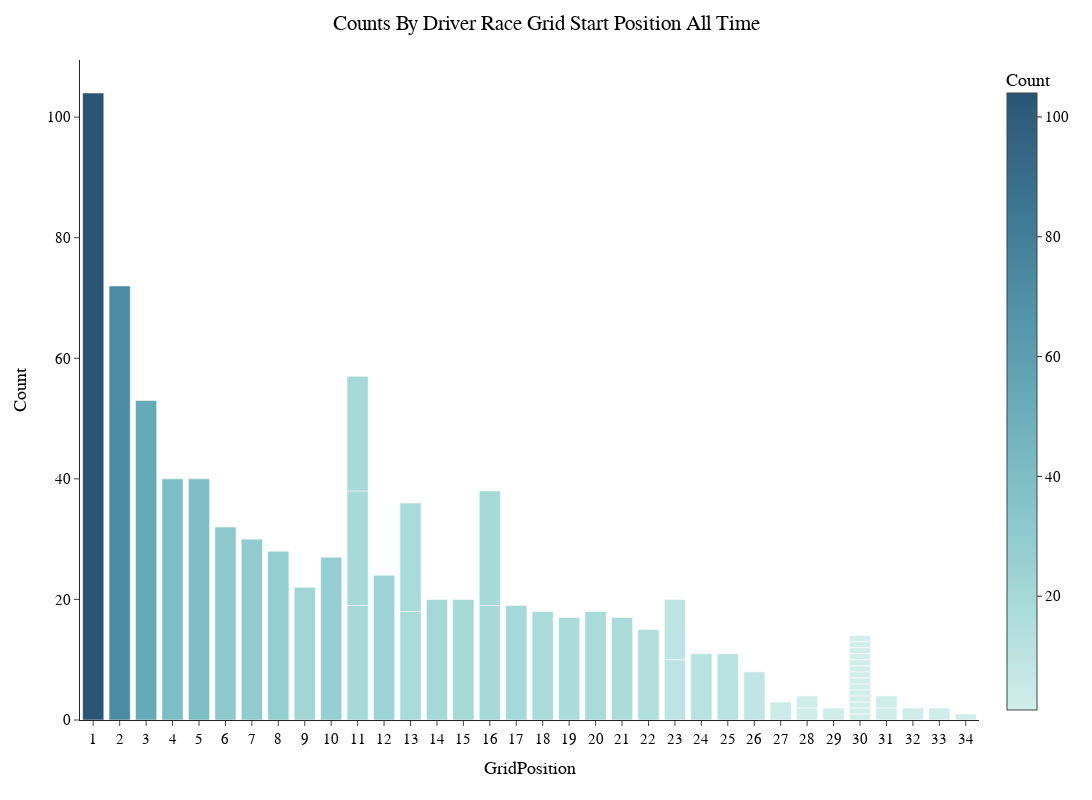

Source (notebook cell):
### Code cell
fig_top_grid=px.bar(grouped_top_grid, 
           x="GridPosition", 
           y="Count", 
           color='Count',
           height=800,
           width=1400,
           template='simple_white',
           color_continuous_scale=px.colors.sequential.Teal,
           hover_data=["Driver"]
        )

fig_top_grid.update_layout(
    title="Counts By Driver Race Grid Start Position All Time",
    hoverlabel=dict(
        bgcolor="white",
        font_size=15,
        font_family="PT Sans Narrow"
    ),
    title_x=0.5,
    yaxis = dict(tickfont = dict(size=15)),
    xaxis = dict(tickfont = dict(size=15),
                 tickmode = 'linear',
    tick0 = 1,
    dtick = 1),
    font=dict(
        family="PT Sans Narrow",
        size=15,
        color="Black"
    ),
    title_font_family="PT Sans Narrow"
)
# fig_top.update_traces(marker_color='#246DF8')

### Figure 1 — Plotly figure (JSON) as saved in the notebook; plotly's stock layout.template omitted (floating-point values rounded to 4 significant figures)
{"data": [{"alignmentgroup": "True", "customdata": [["Lewis Hamilton"], ["Lewis Hamilton"], ["Michael Schumacher"], ["Kimi Räikkönen"], ["Fernando Alonso"], ["Kimi Räikkönen"], ["Fernando Alonso"], ["Fernando Alonso"], ["Fernando Alonso"], ["Fernando Alonso"], ["Mark Webber"], ["Nico Hülkenberg"], ["Olivier Panis"], ["Jenson Button"], ["Fernando Alonso"], ["Rubens Barrichello"], ["Jenson Button"], ["Nick Heidfeld"], ["Kevin Magnussen"], ["Valtteri Bottas"], ["Kevin Magnussen"], ["Andrea de Cesaris"], ["Heikki Kovalainen"], ["Jarno Trulli"], ["Timo Glock"], ["Tarso Marques"], ["Andrea de Cesaris"], ["Piercarlo Ghinzani"], ["Narain Karthikeyan"], ["Piercarlo Ghinzani"], ["Piercarlo Ghinzani"], ["Jimmy Davies"], ["Al Keller"], ["Jim Rathmann"], ["Chuck Weyant"], ["Al Herman"], ["Alberto Ascari"], ["Bill Cheesbourg"], ["Cliff Griffith"], ["David Walker"], ["Gaetano Starrabba"], ["Gijs van Lennep"], ["Günther Bechem"], ["Jackie Holmes"], ["Johnnie Tolan"], ["Johnny Claes"], ["Lucien Bianchi"], ["Rodger Ward"], ["Tony Bettenhausen"], ["Johnnie Tolan"], ["Mike Magill"], ["Eddie Johnson"], ["Johnny McDowell"], ["Oswald Karch"]], "hovertemplate": "GridPosition=%{x}<br>Count=%{marker.color}<br>Driver=%{customdata[0]}<extra></extra>", "legendgroup": "", "marker": {"color": [104, 72, 53, 40, 40, 32, 30, 28, 22, 27, 19, 19, 19, 24, 18, 18, 20, 20, 19, 19, 19, 18, 17, 18, 17, 15, 10, 10, 11, 11, 8, 3, 2, 2, 2, 1, 1, 1, 1, 1, 1, 1, 1, 1, 1, 1, 1, 1, 1, 2, 2, 2, 2, 1], "coloraxis": "coloraxis", "pattern": {"shape": ""}}, "name": "", "offsetgroup": "", "orientation": "v", "showlegend": false, "textposition": "auto", "type": "bar", "x": [1, 2, 3, 4, 5, 6, 7, 8, 9, 10, 11, 11, 11, 12, 13, 13, 14, 15, 16, 16, 17, 18, 19, 20, 21, 22, 23, 23, 24, 25, 26, 27, 28, 28, 29, 30, 30, 30, 30, 30, 30, 30, 30, 30, 30, 30, 30, 30, 30, 31, 31, 32, 33, 34], "xaxis": "x", "y": [104, 72, 53, 40, 40, 32, 30, 28, 22, 27, 19, 19, 19, 24, 18, 18, 20, 20, 19, 19, 19, 18, 17, 18, 17, 15, 10, 10, 11, 11, 8, 3, 2, 2, 2, 1, 1, 1, 1, 1, 1, 1, 1, 1, 1, 1, 1, 1, 1, 2, 2, 2, 2, 1], "yaxis": "y"}], "layout": {"barmode": "relative", "coloraxis": {"colorbar": {"title": {"text": "Count"}}, "colorscale": [[0, "rgb(209, 238, 234)"], [0.1667, "rgb(168, 219, 217)"], [0.3333, "rgb(133, 196, 201)"], [0.5, "rgb(104, 171, 184)"], [0.6667, "rgb(79, 144, 166)"], [0.8333, "rgb(59, 115, 143)"], [1, "rgb(42, 86, 116)"]]}, "font": {"color": "Black", "family": "PT Sans Narrow", "size": 15}, "height": 800, "hoverlabel": {"bgcolor": "white", "font": {"family": "PT Sans Narrow", "size": 15}}, "legend": {"tracegroupgap": 0}, "margin": {"t": 60}, "title": {"font": {"family": "PT Sans Narrow"}, "text": "Counts By Driver Race Grid Start Position All Time", "x": 0.5}, "width": 1400, "xaxis": {"anchor": "y", "domain": [0, 1], "dtick": 1, "tick0": 1, "tickfont": {"size": 15}, "tickmode": "linear", "title": {"text": "GridPosition"}}, "yaxis": {"anchor": "x", "domain": [0, 1], "tickfont": {"size": 15}, "title": {"text": "Count"}}}}
